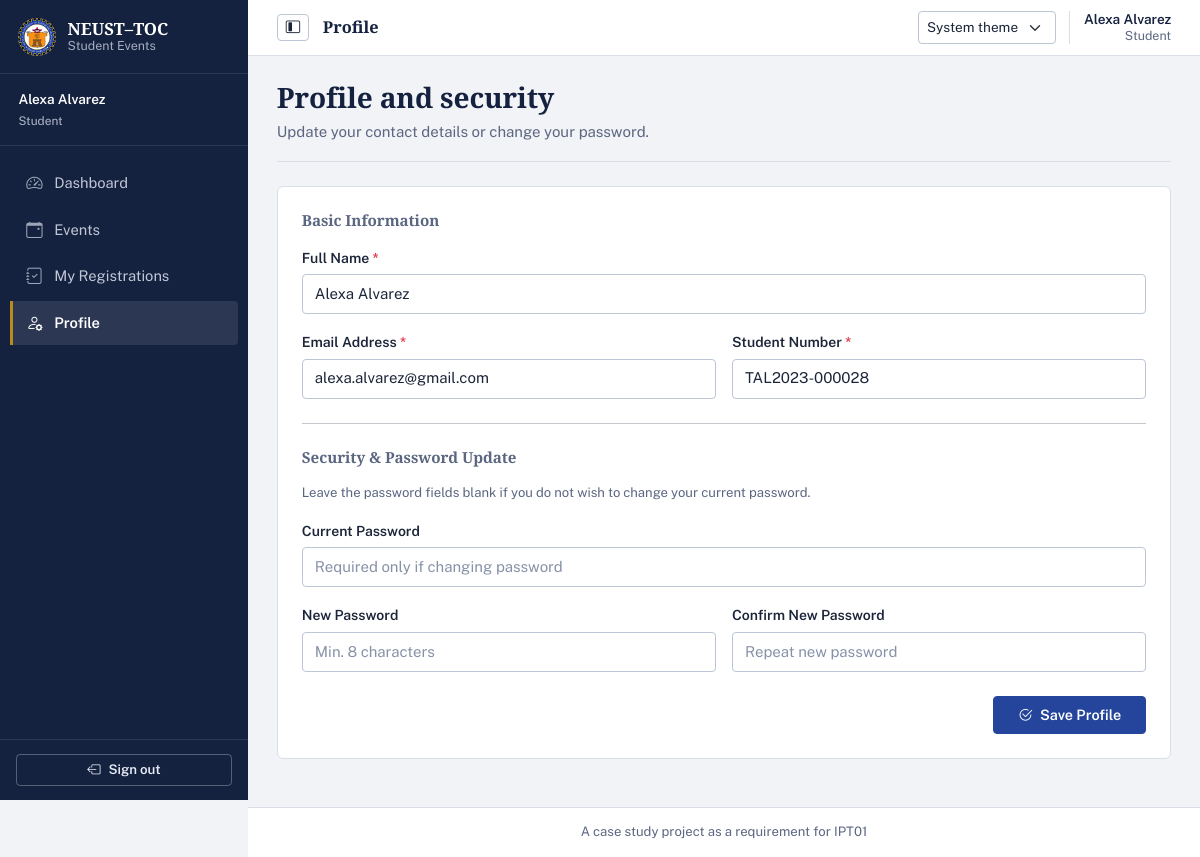
Screenshot of /student/profile (signed in) with the database file from the repository.
### tables this page shows
CREATE TABLE users (
    user_id INTEGER PRIMARY KEY AUTOINCREMENT,
    student_no TEXT UNIQUE,
    full_name TEXT NOT NULL,
    email TEXT NOT NULL UNIQUE,
    password_hash TEXT NOT NULL,
    role TEXT NOT NULL CHECK(role IN ('admin', 'officer', 'student')),
    is_active INTEGER NOT NULL DEFAULT 1 CHECK(is_active IN (0, 1)),
    created_at TEXT NOT NULL DEFAULT (strftime('%Y-%m-%d %H:%M:%S', 'now', 'localtime'))
);

### student_routes.py (the view, shortened to what this page needs)
@student_bp.route('/profile', methods=['GET', 'POST'])
@student_required
def profile():
    db = get_db()
    user = auth_service.get_user_by_id(db, session['user_id'])
    if not user:
        abort(404)
    return render_template(
        'student/profile.html',
        user=user,
        full_name=user['full_name'],
        email=user['email'],
        student_no=user['student_no']
    )

### db.py (called while the page is built)
def get_db():
    if 'db' not in g:
        db_path = current_app.config.get('DATABASE', Config.DATABASE)
        g.db = sqlite3.connect(db_path)
        g.db.row_factory = sqlite3.Row
        g.db.execute('PRAGMA foreign_keys = ON')
    return g.db

### services/auth_service.py (called while the page is built)
def get_user_by_id(db, user_id):
    return db.execute('SELECT * FROM users WHERE user_id = ?', (user_id,)).fetchone()

### services/event_service.py (called while the page is built)
def complete_expired_published_events(db, now=None):
    now = now or datetime.now()
    now_str = now.strftime('%Y-%m-%d %H:%M:%S')
    cursor = db.execute(
        '''UPDATE events
           SET status = 'completed', updated_at = ?
           WHERE status = 'published'
             AND NULLIF(end_at, '') IS NOT NULL
             AND end_at <= ?''',
        (now_str, now_str)
    )
    completed_count = cursor.rowcount
    db.commit()
    return completed_count

### student_routes.py (called while the page is built)
def student_required(f):
    @wraps(f)
    def decorated_function(*args, **kwargs):
        if 'user_id' not in session:
            flash('Please log in to access this page.', 'warning')
            return redirect(url_for('auth.login'))
        if session.get('role') != 'student':
            abort(403)
        db = get_db()
        user = auth_service.get_user_by_id(db, session['user_id'])
        if not user or not user['is_active']:
            session.clear()
            flash('Your account has been deactivated.', 'danger')
            return redirect(url_for('auth.login'))
        return f(*args, **kwargs)
    return decorated_function

### templates/student/profile.html (shortened to what this page needs)
{% extends "base.html" %}
{% block content %}
<div class="form-shell">
    <header class="page-heading">
        <div>
            <h1>Profile and security</h1>
            <p>Update your contact details or change your password.</p>
        </div>
    </header>
        <div class="card shadow-sm mb-4">
            <div class="card-body p-4">
                <form method="POST">
                    <h6 class="fw-semibold text-muted mb-3">Basic Information</h6>
                    <div class="mb-3">
                        <label for="full_name" class="form-label">Full Name <span class="text-danger">*</span></label>
                        <input type="text" class="form-control" id="full_name" name="full_name"
                               value="{{ full_name if full_name is defined else user.full_name }}" required>
                    </div>
                    <div class="row g-3 mb-4">
                        <div class="col-md-6">
                            <label for="email" class="form-label">Email Address <span class="text-danger">*</span></label>
                            <input type="email" class="form-control" id="email" name="email"
                                   value="{{ email if email is defined else user.email }}" required>
                        </div>
                        <div class="col-md-6">
                            <label for="student_no" class="form-label">Student Number <span class="text-danger">*</span></label>
                            <input type="text" class="form-control" id="student_no" name="student_no"
                                   placeholder="e.g. 2024-00123"
                                   value="{{ student_no if student_no is defined else (user.student_no or '') }}" required>
                        </div>
                    </div>
                    <hr class="my-4">
                    <h6 class="fw-semibold text-muted mb-3">Security &amp; Password Update</h6>
                    <p class="small text-muted">Leave the password fields blank if you do not wish to change your current password.</p>
                    <div class="mb-3">
                        <label for="current_password" class="form-label">Current Password</label>
                        <input type="password" class="form-control" id="current_password" name="current_password" placeholder="Required only if changing password">
                    </div>
                    <div class="row g-3 mb-4">
                        <div class="col-md-6">
                            <label for="new_password" class="form-label">New Password</label>
                            <input type="password" class="form-control" id="new_password" name="new_password" minlength="8" placeholder="Min. 8 characters">
                        </div>
                        <div class="col-md-6">
                            <label for="confirm_password" class="form-label">Confirm New Password</label>
                            <input type="password" class="form-control" id="confirm_password" name="confirm_password" minlength="8" placeholder="Repeat new password">
                        </div>
                    </div>
                    <div class="d-flex justify-content-end">
                        <button type="submit" class="btn btn-primary px-4">
                            <i class="bi bi-check2-circle me-1"></i> Save Profile
                        </button>
                    </div>
                </form>
            </div>
    </div>
</div>
{% endblock %}

### templates/base.html (shortened to what this page needs)
<!DOCTYPE html>
<html lang="en" data-bs-theme="light" data-theme-preference="system">
<head>
    <link href="https://cdn.jsdelivr.net/npm/bootstrap@5.3.2/dist/css/bootstrap.min.css" rel="stylesheet"
>
    <link rel="stylesheet" href="https://cdn.jsdelivr.net/npm/bootstrap-icons@1.11.3/font/bootstrap-icons.min.css">
    <link rel="stylesheet" href="{{ url_for('static', filename='css/style.css') }}">
</head>
<body>
    {% if current_user %}
    <aside class="sidebar" id="sidebar">
        <div class="sidebar-header">
            <a class="sidebar-brand" href="{{ url_for('index') }}" aria-label="NEUST–TOC Student Events home">
                <img src="{{ url_for('static', filename='images/logo.jpg') }}" alt="" class="sidebar-logo">
                <span class="sidebar-brand-copy">
                    <strong>NEUST–TOC</strong>
                    <small>Student Events</small>
                </span>
            </a>
        </div>
        <div class="sidebar-user">
            <div class="sidebar-user-copy">
                <div class="fw-semibold text-truncate">{{ current_user.full_name }}</div>
                <small class="text-capitalize opacity-75">{{ current_user_display_role }}</small>
            </div>
        </div>
        <nav class="sidebar-nav" aria-label="Main navigation">
            <ul class="nav flex-column">
                {% if session.role == 'admin' %}
                <li class="nav-item">
                    <a class="nav-link {% if request.endpoint == 'admin.dashboard' %}active{% endif %}"
                       {% if request.endpoint == 'admin.dashboard' %}aria-current="page"{% endif %}
                       aria-label="Dashboard"
                       href="{{ url_for('admin.dashboard') }}">
                        <i class="bi bi-speedometer2 me-2" aria-hidden="true"></i><span class="nav-label">Dashboard</span>
                    </a>
                </li>
                <li class="nav-item">
                    <a class="nav-link {% if request.endpoint and request.endpoint.startswith('admin.user') %}active{% endif %}"
                       {% if request.endpoint and request.endpoint.startswith('admin.user') %}aria-current="page"{% endif %}
                       aria-label="Users"
                       href="{{ url_for('admin.users') }}">
                        <i class="bi bi-people me-2" aria-hidden="true"></i><span class="nav-label">Users</span>
                    </a>
                </li>
                <li class="nav-item">
                    <a class="nav-link {% if request.endpoint and request.endpoint.startswith('admin.organization') %}active{% endif %}"
                       {% if request.endpoint and request.endpoint.startswith('admin.organization') %}aria-current="page"{% endif %}
                       aria-label="Organizations"
                       href="{{ url_for('admin.organizations') }}">
                        <i class="bi bi-building me-2" aria-hidden="true"></i><span class="nav-label">Organizations</span>
                    </a>
                </li>
                <li class="nav-item">
                    <a class="nav-link {% if request.endpoint == 'admin.reports' %}active{% endif %}"
                       {% if request.endpoint == 'admin.reports' %}aria-current="page"{% endif %}
                       aria-label="Reports"
                       href="{{ url_for('admin.reports') }}">
                        <i class="bi bi-bar-chart-line me-2" aria-hidden="true"></i><span class="nav-label">Reports</span>
                    </a>
                </li>
                {% elif session.role == 'student' %}
                <li class="nav-item">
                    <a class="nav-link {% if request.endpoint == 'student.dashboard' %}active{% endif %}"
                       aria-label="Dashboard"
                       href="{{ url_for('student.dashboard') }}">
                        <i class="bi bi-speedometer2 me-2" aria-hidden="true"></i><span class="nav-label">Dashboard</span>
                    </a>
                </li>
                <li class="nav-item">
                    <a class="nav-link {% if request.endpoint and request.endpoint in ['student.events', 'student.event_detail'] %}active{% endif %}"
                       aria-label="Browse events"
                       href="{{ url_for('student.events') }}">
                        <i class="bi bi-calendar-event me-2" aria-hidden="true"></i><span class="nav-label">Events</span>
                    </a>
                </li>
                <li class="nav-item">
                    <a class="nav-link {% if request.endpoint == 'student.registrations' %}active{% endif %}"
                       aria-label="My registrations"
                       href="{{ url_for('student.registrations') }}">
                        <i class="bi bi-journal-check me-2" aria-hidden="true"></i><span class="nav-label">My Registrations</span>
                    </a>
                </li>
                <li class="nav-item">
                    <a class="nav-link {% if request.endpoint == 'student.profile' %}active{% endif %}"
                       {% if request.endpoint == 'student.profile' %}aria-current="page"{% endif %}
                       aria-label="Profile"
                       href="{{ url_for('student.profile') }}">
                        <i class="bi bi-person-gear me-2" aria-hidden="true"></i><span class="nav-label">Profile</span>
                    </a>
                </li>
                {% endif %}
            </ul>
        </nav>
        <div class="sidebar-footer">
            <form method="POST" action="{{ url_for('auth.logout') }}">
                <button type="submit" class="btn btn-outline-light btn-sm w-100" aria-label="Sign out">
                <i class="bi bi-box-arrow-left me-2" aria-hidden="true"></i><span class="nav-label">Sign out</span>
                </button>
            </form>
        </div>
    </aside>
    {% endif %}
    <main class="{{ 'main-content' if current_user else 'guest-content' }}">
        {% if current_user %}
        <header class="app-topbar">
            <div class="topbar-leading">
                <button class="btn btn-outline-secondary sidebar-toggle" type="button" id="sidebarToggle"
                        aria-label="Collapse navigation" aria-controls="sidebar" aria-expanded="true">
                    <i class="bi bi-layout-sidebar-inset" aria-hidden="true"></i>
                </button>
                <div class="topbar-breadcrumb">
                    <span class="topbar-current">
                        {{ request.endpoint.rsplit('.', 1)[-1]|replace('_', ' ')|title if request.endpoint else 'Home' }}
                    </span>
                </div>
            </div>
            <div class="topbar-actions">
                <select class="form-select form-select-sm theme-picker" id="themePicker" data-theme-picker>
                    <option value="system">System theme</option>
                </select>
                <span class="topbar-account d-none d-sm-flex">
                    <span class="topbar-account-name">{{ current_user.full_name }}</span>
                    <span class="topbar-account-role text-capitalize">{{ current_user_display_role }}</span>
                </span>
            </div>
        </header>
        {% endif %}
        <div class="{{ 'container-fluid py-4' if current_user else 'container' }}">
            {% block content %}{% endblock %}
        </div>
        {% if current_user %}
        <footer class="app-footer">
            <div class="container-fluid">
                <p class="mb-0 text-center text-muted small">
                    A case study project as a requirement for IPT01
                </p>
            </div>
        </footer>
        {% endif %}
    </main>
</body>
</html>

### rows the page displays
users: full_name "Alexa Alvarez", role "Student", email "alexa.alvarez@gmail.com", student_no "TAL2023-000028"
